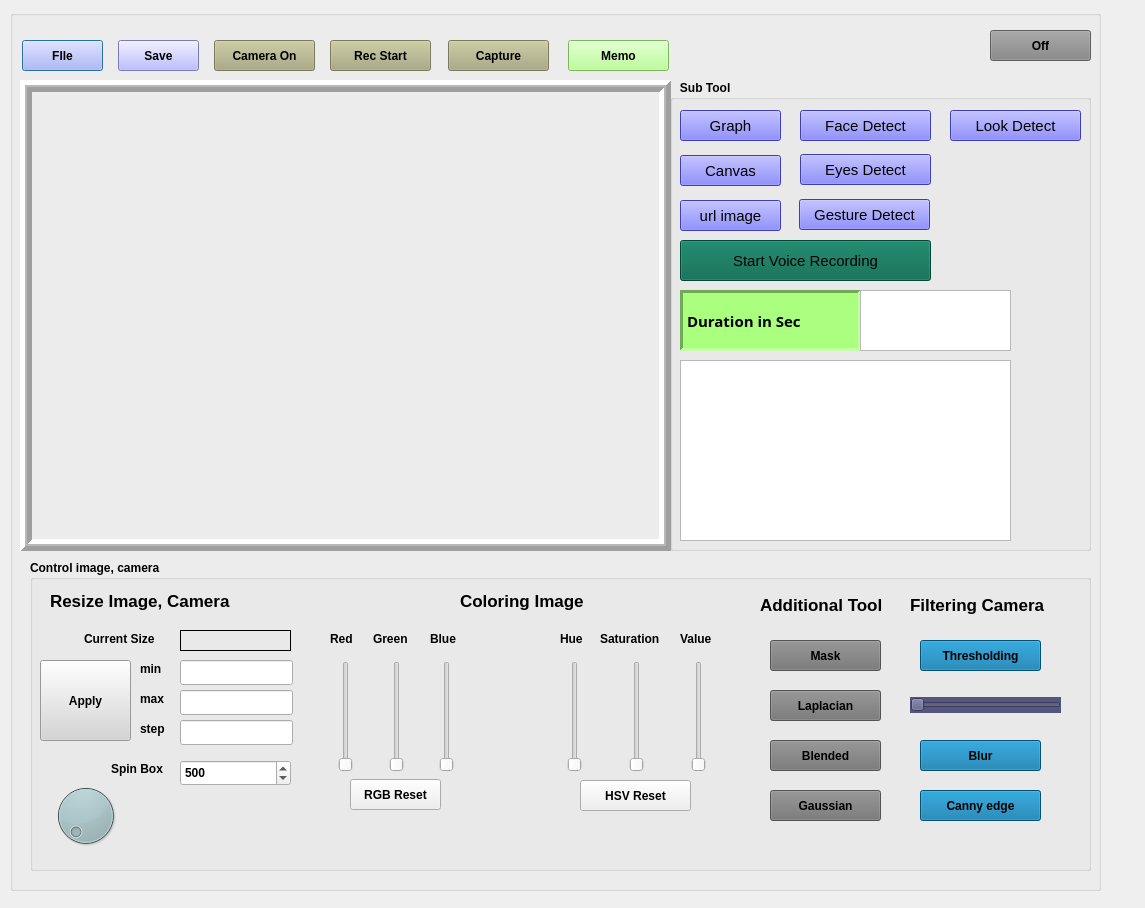
<?xml version="1.0" encoding="UTF-8"?>
<ui version="4.0">
 <class>Dialog</class>
 <widget class="QDialog" name="Dialog">
  <property name="geometry">
   <rect>
    <x>0</x>
    <y>0</y>
    <width>1145</width>
    <height>908</height>
   </rect>
  </property>
  <property name="windowTitle">
   <string>Dialog</string>
  </property>
  <widget class="QGroupBox" name="groupBox">
   <property name="geometry">
    <rect>
     <x>10</x>
     <y>10</y>
     <width>1091</width>
     <height>881</height>
    </rect>
   </property>
   <property name="font">
    <font>
     <weight>75</weight>
     <bold>true</bold>
    </font>
   </property>
   <property name="title">
    <string/>
   </property>
   <widget class="QLabel" name="labelPixmap">
    <property name="geometry">
     <rect>
      <x>10</x>
      <y>70</y>
      <width>651</width>
      <height>471</height>
     </rect>
    </property>
    <property name="layoutDirection">
     <enum>Qt::LeftToRight</enum>
    </property>
    <property name="frameShape">
     <enum>QFrame::Box</enum>
    </property>
    <property name="frameShadow">
     <enum>QFrame::Raised</enum>
    </property>
    <property name="lineWidth">
     <number>5</number>
    </property>
    <property name="midLineWidth">
     <number>2</number>
    </property>
    <property name="text">
     <string/>
    </property>
   </widget>
   <widget class="QPushButton" name="btnOpen">
    <property name="geometry">
     <rect>
      <x>12</x>
      <y>30</y>
      <width>81</width>
      <height>31</height>
     </rect>
    </property>
    <property name="styleSheet">
     <string notr="true">background-color: rgb(170, 170, 255);</string>
    </property>
    <property name="text">
     <string>FIle</string>
    </property>
   </widget>
   <widget class="QPushButton" name="btnSave">
    <property name="geometry">
     <rect>
      <x>108</x>
      <y>30</y>
      <width>81</width>
      <height>31</height>
     </rect>
    </property>
    <property name="styleSheet">
     <string notr="true">background-color: rgb(170, 170, 255);</string>
    </property>
    <property name="text">
     <string>Save</string>
    </property>
   </widget>
   <widget class="QGroupBox" name="groupBox2">
    <property name="geometry">
     <rect>
      <x>20</x>
      <y>550</y>
      <width>1061</width>
      <height>311</height>
     </rect>
    </property>
    <property name="font">
     <font>
      <weight>75</weight>
      <bold>true</bold>
     </font>
    </property>
    <property name="title">
     <string>Control image, camera</string>
    </property>
    <property name="checkable">
     <bool>false</bool>
    </property>
    <widget class="QDial" name="dial">
     <property name="geometry">
      <rect>
       <x>10</x>
       <y>220</y>
       <width>91</width>
       <height>71</height>
      </rect>
     </property>
     <property name="styleSheet">
      <string notr="true">background-color: rgb(171, 195, 198);</string>
     </property>
    </widget>
    <widget class="QLabel" name="ResizeImage">
     <property name="geometry">
      <rect>
       <x>20</x>
       <y>30</y>
       <width>211</width>
       <height>21</height>
      </rect>
     </property>
     <property name="font">
      <font>
       <pointsize>13</pointsize>
       <weight>75</weight>
       <bold>true</bold>
      </font>
     </property>
     <property name="text">
      <string>Resize Image, Camera</string>
     </property>
    </widget>
    <widget class="QLabel" name="lineMax">
     <property name="geometry">
      <rect>
       <x>110</x>
       <y>130</y>
       <width>31</width>
       <height>17</height>
      </rect>
     </property>
     <property name="styleSheet">
      <string notr="true">font: 75 9pt &quot;Arial&quot;;</string>
     </property>
     <property name="text">
      <string>max</string>
     </property>
    </widget>
    <widget class="QLabel" name="lineMin">
     <property name="geometry">
      <rect>
       <x>110</x>
       <y>100</y>
       <width>31</width>
       <height>17</height>
      </rect>
     </property>
     <property name="styleSheet">
      <string notr="true">font: 75 9pt &quot;Arial&quot;;</string>
     </property>
     <property name="text">
      <string>min</string>
     </property>
    </widget>
    <widget class="QLabel" name="lineStep">
     <property name="geometry">
      <rect>
       <x>110</x>
       <y>160</y>
       <width>31</width>
       <height>17</height>
      </rect>
     </property>
     <property name="styleSheet">
      <string notr="true">font: 75 9pt &quot;Arial&quot;;</string>
     </property>
     <property name="text">
      <string>step</string>
     </property>
    </widget>
    <widget class="QLineEdit" name="editStep">
     <property name="geometry">
      <rect>
       <x>150</x>
       <y>160</y>
       <width>113</width>
       <height>25</height>
      </rect>
     </property>
     <property name="readOnly">
      <bool>false</bool>
     </property>
    </widget>
    <widget class="QLineEdit" name="editMax">
     <property name="geometry">
      <rect>
       <x>150</x>
       <y>130</y>
       <width>113</width>
       <height>25</height>
      </rect>
     </property>
     <property name="readOnly">
      <bool>false</bool>
     </property>
    </widget>
    <widget class="QLineEdit" name="editMin">
     <property name="geometry">
      <rect>
       <x>150</x>
       <y>100</y>
       <width>113</width>
       <height>25</height>
      </rect>
     </property>
     <property name="readOnly">
      <bool>false</bool>
     </property>
    </widget>
    <widget class="QLabel" name="label_2">
     <property name="geometry">
      <rect>
       <x>54</x>
       <y>70</y>
       <width>91</width>
       <height>17</height>
      </rect>
     </property>
     <property name="styleSheet">
      <string notr="true">font: 75 9pt &quot;Arial&quot;;</string>
     </property>
     <property name="text">
      <string>Current Size</string>
     </property>
    </widget>
    <widget class="QPushButton" name="btnHsv">
     <property name="geometry">
      <rect>
       <x>550</x>
       <y>220</y>
       <width>111</width>
       <height>31</height>
      </rect>
     </property>
     <property name="text">
      <string>HSV Reset</string>
     </property>
    </widget>
    <widget class="QLabel" name="Coloringmage">
     <property name="geometry">
      <rect>
       <x>430</x>
       <y>30</y>
       <width>151</width>
       <height>21</height>
      </rect>
     </property>
     <property name="font">
      <font>
       <pointsize>13</pointsize>
       <weight>75</weight>
       <bold>true</bold>
      </font>
     </property>
     <property name="text">
      <string>Coloring Image</string>
     </property>
    </widget>
    <widget class="QPushButton" name="btnApply">
     <property name="geometry">
      <rect>
       <x>10</x>
       <y>100</y>
       <width>91</width>
       <height>81</height>
      </rect>
     </property>
     <property name="styleSheet">
      <string notr="true">font: 75 10pt &quot;Arial&quot;;
background-color: rgb(213, 213, 213);</string>
     </property>
     <property name="text">
      <string>Apply</string>
     </property>
    </widget>
    <widget class="QSpinBox" name="spinBox">
     <property name="geometry">
      <rect>
       <x>150</x>
       <y>200</y>
       <width>111</width>
       <height>26</height>
      </rect>
     </property>
     <property name="styleSheet">
      <string notr="true">font: 75 9pt &quot;Arial&quot;;</string>
     </property>
     <property name="prefix">
      <string/>
     </property>
     <property name="minimum">
      <number>100</number>
     </property>
     <property name="maximum">
      <number>1000</number>
     </property>
     <property name="singleStep">
      <number>10</number>
     </property>
     <property name="value">
      <number>500</number>
     </property>
    </widget>
    <widget class="QLabel" name="label_3">
     <property name="geometry">
      <rect>
       <x>81</x>
       <y>200</y>
       <width>61</width>
       <height>17</height>
      </rect>
     </property>
     <property name="styleSheet">
      <string notr="true">font: 75 9pt &quot;Arial&quot;;</string>
     </property>
     <property name="text">
      <string>Spin Box</string>
     </property>
    </widget>
    <widget class="QLabel" name="labelSize">
     <property name="geometry">
      <rect>
       <x>150</x>
       <y>70</y>
       <width>111</width>
       <height>21</height>
      </rect>
     </property>
     <property name="frameShape">
      <enum>QFrame::Box</enum>
     </property>
     <property name="text">
      <string/>
     </property>
    </widget>
    <widget class="QSlider" name="sliderRed">
     <property name="geometry">
      <rect>
       <x>295</x>
       <y>101</y>
       <width>41</width>
       <height>111</height>
      </rect>
     </property>
     <property name="styleSheet">
      <string notr="true"/>
     </property>
     <property name="maximum">
      <number>255</number>
     </property>
     <property name="singleStep">
      <number>10</number>
     </property>
     <property name="pageStep">
      <number>1</number>
     </property>
     <property name="orientation">
      <enum>Qt::Vertical</enum>
     </property>
    </widget>
    <widget class="QSlider" name="sliderGreen">
     <property name="geometry">
      <rect>
       <x>346</x>
       <y>101</y>
       <width>41</width>
       <height>111</height>
      </rect>
     </property>
     <property name="maximum">
      <number>255</number>
     </property>
     <property name="singleStep">
      <number>10</number>
     </property>
     <property name="pageStep">
      <number>1</number>
     </property>
     <property name="orientation">
      <enum>Qt::Vertical</enum>
     </property>
    </widget>
    <widget class="QSlider" name="sliderBlue">
     <property name="geometry">
      <rect>
       <x>396</x>
       <y>101</y>
       <width>41</width>
       <height>111</height>
      </rect>
     </property>
     <property name="maximum">
      <number>255</number>
     </property>
     <property name="singleStep">
      <number>10</number>
     </property>
     <property name="pageStep">
      <number>1</number>
     </property>
     <property name="orientation">
      <enum>Qt::Vertical</enum>
     </property>
    </widget>
    <widget class="QLabel" name="label">
     <property name="geometry">
      <rect>
       <x>300</x>
       <y>70</y>
       <width>41</width>
       <height>17</height>
      </rect>
     </property>
     <property name="styleSheet">
      <string notr="true">font: 75 10pt &quot;Arial&quot;;</string>
     </property>
     <property name="text">
      <string>Red</string>
     </property>
    </widget>
    <widget class="QLabel" name="label_4">
     <property name="geometry">
      <rect>
       <x>343</x>
       <y>70</y>
       <width>51</width>
       <height>17</height>
      </rect>
     </property>
     <property name="styleSheet">
      <string notr="true">font: 75 10pt &quot;Arial&quot;;</string>
     </property>
     <property name="text">
      <string>Green</string>
     </property>
    </widget>
    <widget class="QLabel" name="label_5">
     <property name="geometry">
      <rect>
       <x>400</x>
       <y>70</y>
       <width>41</width>
       <height>17</height>
      </rect>
     </property>
     <property name="styleSheet">
      <string notr="true">font: 75 10pt &quot;Arial&quot;;</string>
     </property>
     <property name="text">
      <string>Blue</string>
     </property>
    </widget>
    <widget class="QLabel" name="label_6">
     <property name="geometry">
      <rect>
       <x>530</x>
       <y>70</y>
       <width>31</width>
       <height>17</height>
      </rect>
     </property>
     <property name="styleSheet">
      <string notr="true">font: 75 10pt &quot;Arial&quot;;</string>
     </property>
     <property name="text">
      <string>Hue</string>
     </property>
    </widget>
    <widget class="QLabel" name="label_7">
     <property name="geometry">
      <rect>
       <x>570</x>
       <y>70</y>
       <width>81</width>
       <height>17</height>
      </rect>
     </property>
     <property name="styleSheet">
      <string notr="true">font: 75 10pt &quot;Arial&quot;;</string>
     </property>
     <property name="text">
      <string>Saturation</string>
     </property>
    </widget>
    <widget class="QLabel" name="label_15">
     <property name="geometry">
      <rect>
       <x>650</x>
       <y>70</y>
       <width>41</width>
       <height>17</height>
      </rect>
     </property>
     <property name="styleSheet">
      <string notr="true">font: 75 10pt &quot;Arial&quot;;</string>
     </property>
     <property name="text">
      <string>Value</string>
     </property>
    </widget>
    <widget class="QSlider" name="sliderHue">
     <property name="geometry">
      <rect>
       <x>524</x>
       <y>101</y>
       <width>41</width>
       <height>111</height>
      </rect>
     </property>
     <property name="maximum">
      <number>179</number>
     </property>
     <property name="singleStep">
      <number>10</number>
     </property>
     <property name="pageStep">
      <number>1</number>
     </property>
     <property name="orientation">
      <enum>Qt::Vertical</enum>
     </property>
    </widget>
    <widget class="QSlider" name="sliderSaturation">
     <property name="geometry">
      <rect>
       <x>586</x>
       <y>101</y>
       <width>41</width>
       <height>111</height>
      </rect>
     </property>
     <property name="maximum">
      <number>255</number>
     </property>
     <property name="singleStep">
      <number>10</number>
     </property>
     <property name="pageStep">
      <number>1</number>
     </property>
     <property name="orientation">
      <enum>Qt::Vertical</enum>
     </property>
    </widget>
    <widget class="QSlider" name="sliderValue">
     <property name="geometry">
      <rect>
       <x>648</x>
       <y>101</y>
       <width>41</width>
       <height>111</height>
      </rect>
     </property>
     <property name="maximum">
      <number>255</number>
     </property>
     <property name="singleStep">
      <number>10</number>
     </property>
     <property name="pageStep">
      <number>1</number>
     </property>
     <property name="orientation">
      <enum>Qt::Vertical</enum>
     </property>
    </widget>
    <widget class="QPushButton" name="btnRGB">
     <property name="geometry">
      <rect>
       <x>320</x>
       <y>219</y>
       <width>91</width>
       <height>31</height>
      </rect>
     </property>
     <property name="text">
      <string>RGB Reset</string>
     </property>
    </widget>
    <widget class="QLabel" name="AdditionalOp">
     <property name="geometry">
      <rect>
       <x>730</x>
       <y>34</y>
       <width>131</width>
       <height>21</height>
      </rect>
     </property>
     <property name="font">
      <font>
       <pointsize>13</pointsize>
       <weight>75</weight>
       <bold>true</bold>
      </font>
     </property>
     <property name="text">
      <string>Additional Tool</string>
     </property>
    </widget>
    <widget class="QPushButton" name="btnMask">
     <property name="geometry">
      <rect>
       <x>740</x>
       <y>80</y>
       <width>111</width>
       <height>31</height>
      </rect>
     </property>
     <property name="styleSheet">
      <string notr="true">font: 75 10pt &quot;Arial&quot;;
background-color: rgb(116, 116, 116);</string>
     </property>
     <property name="text">
      <string>Mask</string>
     </property>
    </widget>
    <widget class="QPushButton" name="btnLaplacian">
     <property name="geometry">
      <rect>
       <x>740</x>
       <y>130</y>
       <width>111</width>
       <height>31</height>
      </rect>
     </property>
     <property name="styleSheet">
      <string notr="true">font: 75 10pt &quot;Arial&quot;;
background-color: rgb(116, 116, 116);</string>
     </property>
     <property name="text">
      <string>Laplacian</string>
     </property>
    </widget>
    <widget class="QPushButton" name="btnBlended">
     <property name="geometry">
      <rect>
       <x>740</x>
       <y>180</y>
       <width>111</width>
       <height>31</height>
      </rect>
     </property>
     <property name="styleSheet">
      <string notr="true">font: 75 10pt &quot;Arial&quot;;
background-color: rgb(116, 116, 116);</string>
     </property>
     <property name="text">
      <string>Blended</string>
     </property>
    </widget>
    <widget class="QPushButton" name="btnGaussian">
     <property name="geometry">
      <rect>
       <x>740</x>
       <y>230</y>
       <width>111</width>
       <height>31</height>
      </rect>
     </property>
     <property name="styleSheet">
      <string notr="true">font: 75 10pt &quot;Arial&quot;;
background-color: rgb(116, 116, 116);</string>
     </property>
     <property name="text">
      <string>Gaussian</string>
     </property>
    </widget>
    <widget class="QLabel" name="FilterImage">
     <property name="geometry">
      <rect>
       <x>880</x>
       <y>34</y>
       <width>171</width>
       <height>21</height>
      </rect>
     </property>
     <property name="font">
      <font>
       <pointsize>13</pointsize>
       <weight>75</weight>
       <bold>true</bold>
      </font>
     </property>
     <property name="text">
      <string>Filtering Camera</string>
     </property>
    </widget>
    <widget class="QPushButton" name="btnThresh">
     <property name="geometry">
      <rect>
       <x>890</x>
       <y>80</y>
       <width>121</width>
       <height>31</height>
      </rect>
     </property>
     <property name="styleSheet">
      <string notr="true">font: 75 10pt &quot;Arial&quot;;
background-color: rgb(0, 111, 163);</string>
     </property>
     <property name="text">
      <string>Thresholding</string>
     </property>
    </widget>
    <widget class="QSlider" name="slider">
     <property name="geometry">
      <rect>
       <x>880</x>
       <y>137</y>
       <width>151</width>
       <height>16</height>
      </rect>
     </property>
     <property name="styleSheet">
      <string notr="true">background-color: rgb(85, 85, 127);</string>
     </property>
     <property name="maximum">
      <number>256</number>
     </property>
     <property name="singleStep">
      <number>10</number>
     </property>
     <property name="pageStep">
      <number>1</number>
     </property>
     <property name="orientation">
      <enum>Qt::Horizontal</enum>
     </property>
    </widget>
    <widget class="QPushButton" name="btnBlur">
     <property name="geometry">
      <rect>
       <x>890</x>
       <y>180</y>
       <width>121</width>
       <height>31</height>
      </rect>
     </property>
     <property name="styleSheet">
      <string notr="true">font: 75 10pt &quot;Arial&quot;;
background-color: rgb(0, 111, 163);</string>
     </property>
     <property name="text">
      <string>Blur</string>
     </property>
    </widget>
    <widget class="QPushButton" name="btnCanny">
     <property name="geometry">
      <rect>
       <x>890</x>
       <y>230</y>
       <width>121</width>
       <height>31</height>
      </rect>
     </property>
     <property name="styleSheet">
      <string notr="true">font: 75 10pt &quot;Arial&quot;;
background-color: rgb(0, 111, 163);</string>
     </property>
     <property name="text">
      <string>Canny edge</string>
     </property>
    </widget>
   </widget>
   <widget class="QPushButton" name="btnCamera">
    <property name="geometry">
     <rect>
      <x>204</x>
      <y>30</y>
      <width>101</width>
      <height>31</height>
     </rect>
    </property>
    <property name="styleSheet">
     <string notr="true">background-color: rgb(170, 170, 127);</string>
    </property>
    <property name="text">
     <string>Camera On</string>
    </property>
   </widget>
   <widget class="QPushButton" name="btnRecord">
    <property name="geometry">
     <rect>
      <x>320</x>
      <y>30</y>
      <width>101</width>
      <height>31</height>
     </rect>
    </property>
    <property name="styleSheet">
     <string notr="true">background-color: rgb(170, 170, 127);</string>
    </property>
    <property name="text">
     <string>Rec Start</string>
    </property>
   </widget>
   <widget class="QPushButton" name="btnCapture">
    <property name="geometry">
     <rect>
      <x>438</x>
      <y>30</y>
      <width>101</width>
      <height>31</height>
     </rect>
    </property>
    <property name="styleSheet">
     <string notr="true">background-color: rgb(170, 170, 127);</string>
    </property>
    <property name="text">
     <string>Capture</string>
    </property>
   </widget>
   <widget class="QPushButton" name="btnMemo">
    <property name="geometry">
     <rect>
      <x>558</x>
      <y>30</y>
      <width>101</width>
      <height>31</height>
     </rect>
    </property>
    <property name="styleSheet">
     <string notr="true">background-color: rgb(170, 255, 127);</string>
    </property>
    <property name="text">
     <string>Memo</string>
    </property>
   </widget>
   <widget class="QGroupBox" name="groupBox_2">
    <property name="geometry">
     <rect>
      <x>660</x>
      <y>70</y>
      <width>421</width>
      <height>471</height>
     </rect>
    </property>
    <property name="font">
     <font>
      <weight>75</weight>
      <bold>true</bold>
     </font>
    </property>
    <property name="title">
     <string>   Sub Tool</string>
    </property>
    <property name="flat">
     <bool>false</bool>
    </property>
    <widget class="QPushButton" name="btnGraph">
     <property name="geometry">
      <rect>
       <x>10</x>
       <y>30</y>
       <width>101</width>
       <height>31</height>
      </rect>
     </property>
     <property name="font">
      <font>
       <family>Arial</family>
       <pointsize>11</pointsize>
       <weight>9</weight>
       <italic>false</italic>
       <bold>false</bold>
      </font>
     </property>
     <property name="styleSheet">
      <string notr="true">background-color: rgb(85, 85, 255);
font: 75 11pt &quot;Arial&quot;;</string>
     </property>
     <property name="text">
      <string>Graph</string>
     </property>
    </widget>
    <widget class="QPushButton" name="btnCanvas">
     <property name="geometry">
      <rect>
       <x>10</x>
       <y>75</y>
       <width>101</width>
       <height>31</height>
      </rect>
     </property>
     <property name="font">
      <font>
       <family>Arial</family>
       <pointsize>11</pointsize>
       <weight>9</weight>
       <italic>false</italic>
       <bold>false</bold>
      </font>
     </property>
     <property name="styleSheet">
      <string notr="true">background-color: rgb(85, 85, 255);
font: 75 11pt &quot;Arial&quot;;</string>
     </property>
     <property name="text">
      <string>Canvas</string>
     </property>
    </widget>
    <widget class="QPushButton" name="btnstart">
     <property name="geometry">
      <rect>
       <x>10</x>
       <y>160</y>
       <width>251</width>
       <height>41</height>
      </rect>
     </property>
     <property name="font">
      <font>
       <family>Arial</family>
       <pointsize>11</pointsize>
       <weight>9</weight>
       <italic>false</italic>
       <bold>false</bold>
      </font>
     </property>
     <property name="styleSheet">
      <string notr="true">background-color: rgb(0, 99, 73);
font: 75 11pt &quot;Arial&quot;;</string>
     </property>
     <property name="text">
      <string>Start Voice Recording</string>
     </property>
    </widget>
    <widget class="QLabel" name="labelsec">
     <property name="geometry">
      <rect>
       <x>10</x>
       <y>210</y>
       <width>181</width>
       <height>61</height>
      </rect>
     </property>
     <property name="font">
      <font>
       <family>Cascadia Code SemiBold</family>
       <pointsize>11</pointsize>
       <weight>75</weight>
       <bold>true</bold>
      </font>
     </property>
     <property name="styleSheet">
      <string notr="true">background-color: rgb(170, 255, 127);</string>
     </property>
     <property name="frameShape">
      <enum>QFrame::Panel</enum>
     </property>
     <property name="frameShadow">
      <enum>QFrame::Sunken</enum>
     </property>
     <property name="lineWidth">
      <number>3</number>
     </property>
     <property name="midLineWidth">
      <number>1</number>
     </property>
     <property name="text">
      <string>Duration in Sec</string>
     </property>
    </widget>
    <widget class="QTextEdit" name="input">
     <property name="geometry">
      <rect>
       <x>190</x>
       <y>210</y>
       <width>151</width>
       <height>61</height>
      </rect>
     </property>
    </widget>
    <widget class="QTextBrowser" name="textBrowser">
     <property name="geometry">
      <rect>
       <x>10</x>
       <y>280</y>
       <width>331</width>
       <height>181</height>
      </rect>
     </property>
    </widget>
    <widget class="QPushButton" name="btnface">
     <property name="geometry">
      <rect>
       <x>130</x>
       <y>30</y>
       <width>131</width>
       <height>31</height>
      </rect>
     </property>
     <property name="font">
      <font>
       <family>Arial</family>
       <pointsize>11</pointsize>
       <weight>9</weight>
       <italic>false</italic>
       <bold>false</bold>
      </font>
     </property>
     <property name="styleSheet">
      <string notr="true">background-color: rgb(85, 85, 255);
font: 75 11pt &quot;Arial&quot;;</string>
     </property>
     <property name="text">
      <string>Face Detect</string>
     </property>
    </widget>
    <widget class="QPushButton" name="btnurl">
     <property name="geometry">
      <rect>
       <x>10</x>
       <y>120</y>
       <width>101</width>
       <height>31</height>
      </rect>
     </property>
     <property name="font">
      <font>
       <family>Arial</family>
       <pointsize>11</pointsize>
       <weight>9</weight>
       <italic>false</italic>
       <bold>false</bold>
      </font>
     </property>
     <property name="styleSheet">
      <string notr="true">background-color: rgb(85, 85, 255);
font: 75 11pt &quot;Arial&quot;;</string>
     </property>
     <property name="text">
      <string>url image</string>
     </property>
    </widget>
    <widget class="QPushButton" name="btneye">
     <property name="geometry">
      <rect>
       <x>130</x>
       <y>74</y>
       <width>131</width>
       <height>31</height>
      </rect>
     </property>
     <property name="font">
      <font>
       <family>Arial</family>
       <pointsize>11</pointsize>
       <weight>9</weight>
       <italic>false</italic>
       <bold>false</bold>
      </font>
     </property>
     <property name="styleSheet">
      <string notr="true">background-color: rgb(85, 85, 255);
font: 75 11pt &quot;Arial&quot;;</string>
     </property>
     <property name="text">
      <string>Eyes Detect</string>
     </property>
    </widget>
    <widget class="QPushButton" name="btngesture">
     <property name="geometry">
      <rect>
       <x>129</x>
       <y>119</y>
       <width>131</width>
       <height>31</height>
      </rect>
     </property>
     <property name="font">
      <font>
       <family>Arial</family>
       <pointsize>11</pointsize>
       <weight>9</weight>
       <italic>false</italic>
       <bold>false</bold>
      </font>
     </property>
     <property name="styleSheet">
      <string notr="true">background-color: rgb(85, 85, 255);
font: 75 11pt &quot;Arial&quot;;</string>
     </property>
     <property name="text">
      <string>Gesture Detect</string>
     </property>
    </widget>
    <widget class="QPushButton" name="btnlook">
     <property name="geometry">
      <rect>
       <x>280</x>
       <y>30</y>
       <width>131</width>
       <height>31</height>
      </rect>
     </property>
     <property name="font">
      <font>
       <family>Arial</family>
       <pointsize>11</pointsize>
       <weight>9</weight>
       <italic>false</italic>
       <bold>false</bold>
      </font>
     </property>
     <property name="styleSheet">
      <string notr="true">background-color: rgb(85, 85, 255);
font: 75 11pt &quot;Arial&quot;;</string>
     </property>
     <property name="text">
      <string>Look Detect</string>
     </property>
    </widget>
   </widget>
   <widget class="QLabel" name="labeltime">
    <property name="geometry">
     <rect>
      <x>12</x>
      <y>2</y>
      <width>91</width>
      <height>21</height>
     </rect>
    </property>
    <property name="font">
     <font>
      <family>Arial</family>
      <pointsize>12</pointsize>
      <weight>9</weight>
      <italic>false</italic>
      <bold>false</bold>
     </font>
    </property>
    <property name="styleSheet">
     <string notr="true">font: 75 12pt &quot;Arial&quot;;</string>
    </property>
    <property name="text">
     <string/>
    </property>
    <property name="alignment">
     <set>Qt::AlignLeading|Qt::AlignLeft|Qt::AlignVCenter</set>
    </property>
   </widget>
   <widget class="QPushButton" name="btnClose">
    <property name="geometry">
     <rect>
      <x>980</x>
      <y>20</y>
      <width>101</width>
      <height>31</height>
     </rect>
    </property>
    <property name="styleSheet">
     <string notr="true">background-color: rgb(132, 132, 132);
font: 75 10pt &quot;Arial&quot;;</string>
    </property>
    <property name="text">
     <string>Off</string>
    </property>
   </widget>
  </widget>
 </widget>
 <resources/>
 <connections/>
</ui>
